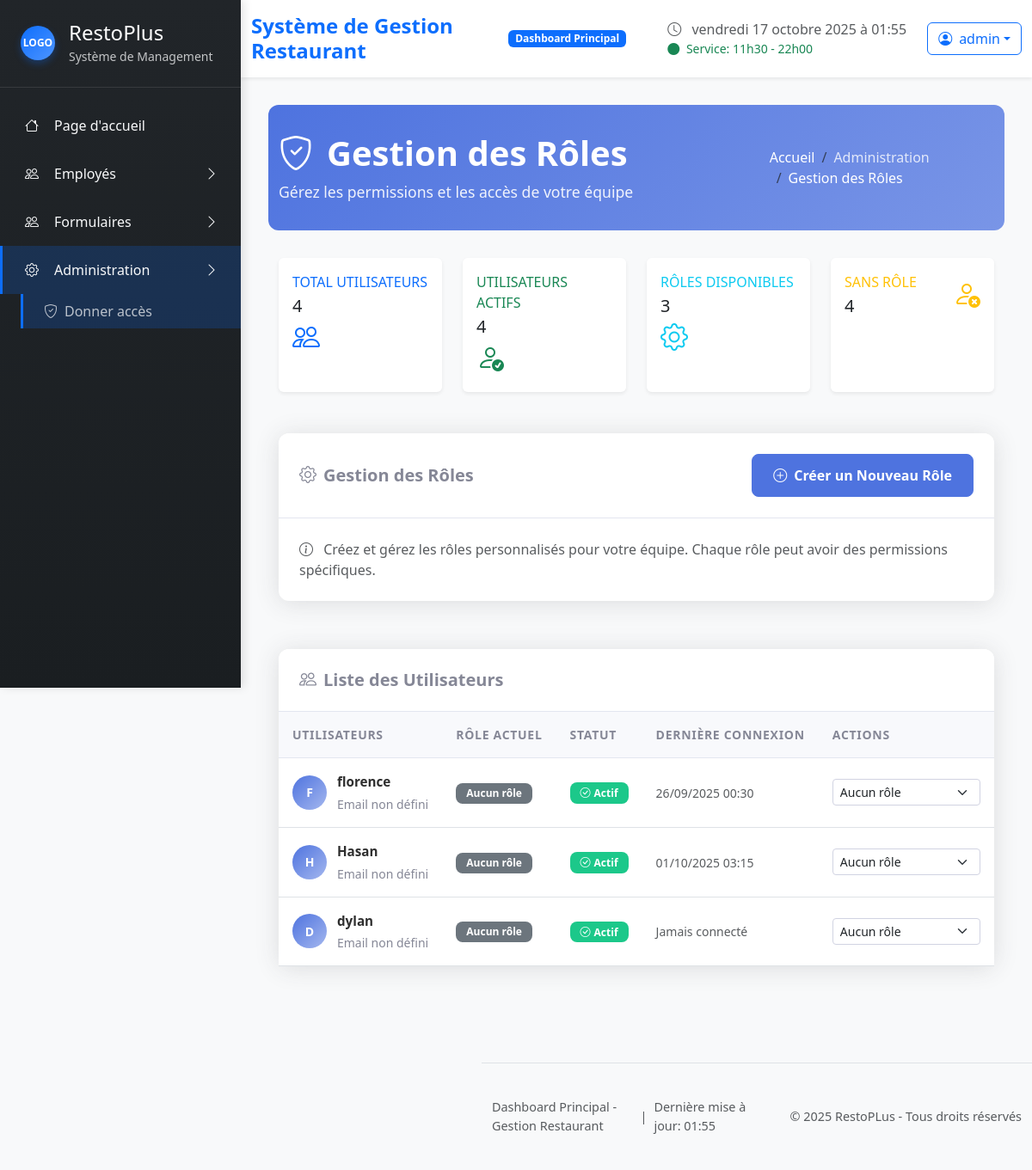
Page /admin-dashboard/ (signed in) on the earlier database version.
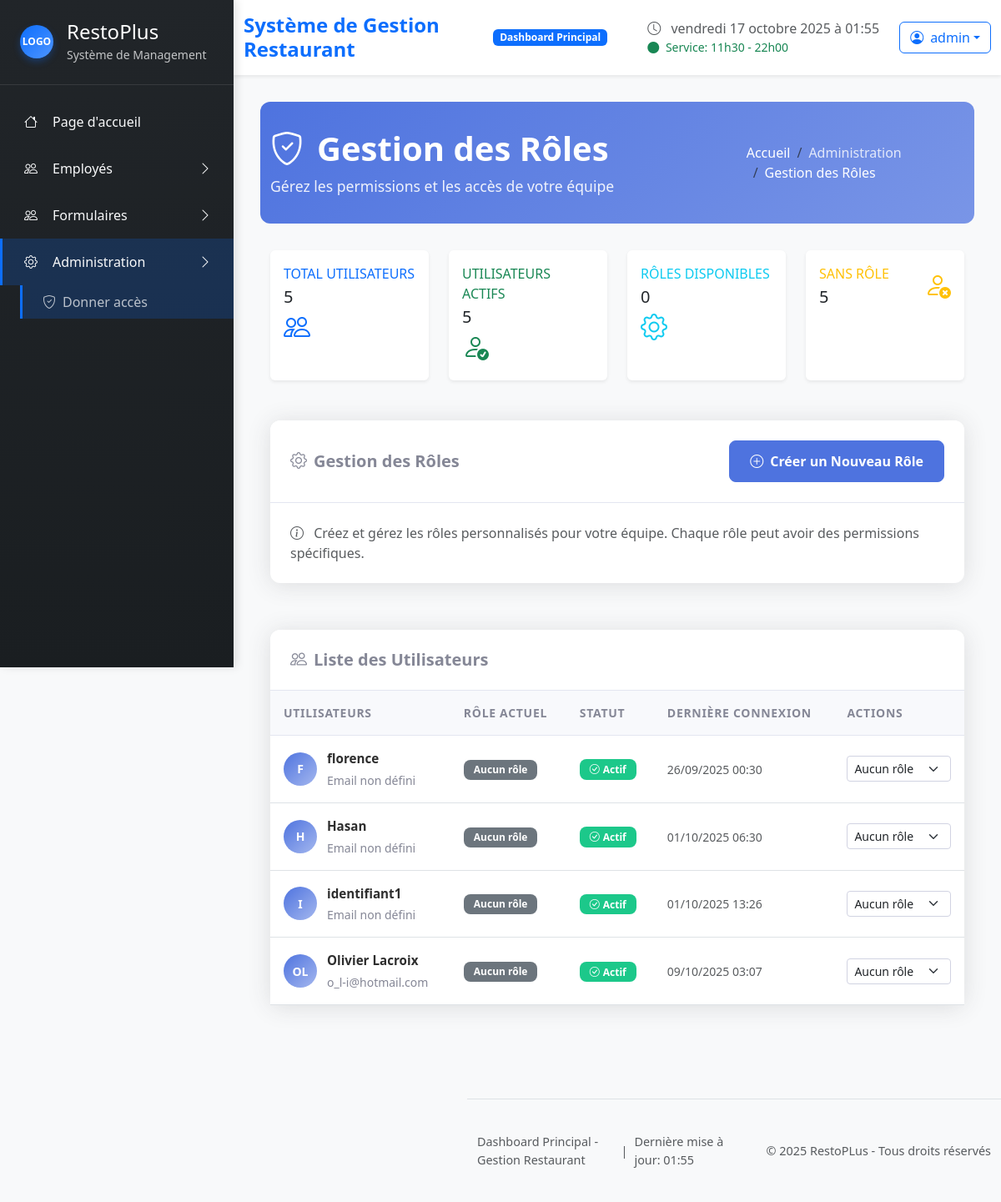
Same page on the later database version.
### restoplus/models.py (models this page shows, shortened)
class User(AbstractUser):
    class AvailabilityStatus(models.TextChoices):
        NOT_FILLED = "not_filled", "Non remplie"
        PENDING    = "pending",    "En attente"
        FILLED     = "filled",     "Remplie"
    availability_status = models.CharField(
        max_length=20,
        choices=AvailabilityStatus.choices,
        default=AvailabilityStatus.NOT_FILLED,
        verbose_name="Statut des disponibilités"
        )
    first_name = models.CharField(max_length=150, blank=True, verbose_name="Prénom")
    last_name = models.CharField(max_length=150, blank=True, verbose_name="Nom de famille")
    email = models.EmailField(blank=True, verbose_name="Courriel")
    is_manager = models.BooleanField(default=False)
    role = models.ForeignKey(Role, on_delete=models.SET_NULL, null=True, blank=True)
    def has_permission(self, permission):
        if self.is_superuser:
            return True
        if not self.role:
            return False
        return getattr(self.role, permission, False)
    def can_manage_employees(self):
        if self.is_superuser:
            return True
        return self.has_permission('can_manage_users')

### restoplus/views.py (the view)
# urls.py: path('admin-dashboard/', views.admin_dashboard, name='admin_dashboard'),
def admin_dashboard(request):
    if not request.user.has_permission('can_manage_users'):
        messages.error(request, "Vous n'avez pas les permissions d'accéder à cette page")
        return redirect('no_access')
    users = User.objects.exclude(id=request.user.id).select_related('role')
    all_users = User.objects.all().select_related('role')  # Pour les statistiques générales
    roles = Role.objects.all()
    users_without_role = all_users.filter(role__isnull=True)
    active_users = all_users.filter(is_active=True)
    context = {
    'title': 'Tableau de bord administrateur',
    'users' : users,  # Utilisateurs sans l'utilisateur connecté
    'roles' : roles,
    'users_without_role_count': users_without_role.count(),
    'active_users_count': active_users.count(),
    'total_users_count': all_users.count(),  # Nombre total pour les statistiques
    }
    return render(request, "restoplus/admin_dashboard.html", context)

### restoplus/templates/restoplus/admin_dashboard.html (shortened to what the changed rows need)
{% extends "restoplus/base.html" %}
{% load static %}
{% block content %}
<div class="admin-dashboard">
  <div class="admin-dashboard__header">
    <div class="container-fluid">
      <div class="row align-items-center">
        <div class="col-md-8">
          <h1><i class="bi bi-shield-check me-3"></i>Gestion des Rôles</h1>
        </div>
      </div>
    </div>
  </div>
  <div class="container-fluid">
    <div class="row mb-4">
      <div class="col-xl-3 col-md-6 mb-4">
        <div class="card border-0 shadow-sm h-100">
          <div class="card-body">
            <div class="row no-gutters align-items-center">
              <div class="col mr-2">
                <div class="text-xs font-weight-bold text-primary text-uppercase mb-1">Total Utilisateurs</div>
                <div class="h5 mb-0 font-weight-bold text-gray-800">{{ total_users_count }}</div>
              </div>
            </div>
          </div>
        </div>
      </div>
      <div class="col-xl-3 col-md-6 mb-4">
        <div class="card border-0 shadow-sm h-100">
          <div class="card-body">
            <div class="row no-gutters align-items-center">
              <div class="col mr-2">
                <div class="text-xs font-weight-bold text-success text-uppercase mb-1">Utilisateurs Actifs</div>
                <div class="h5 mb-0 font-weight-bold text-gray-800">{{ active_users_count }}</div>
              </div>
            </div>
          </div>
        </div>
      </div>
      <div class="col-xl-3 col-md-6 mb-4">
        <div class="card border-0 shadow-sm h-100">
          <div class="card-body">
            <div class="row no-gutters align-items-center">
              <div class="col mr-2">
                <div class="text-xs font-weight-bold text-info text-uppercase mb-1">Rôles Disponibles</div>
                <div class="h5 mb-0 font-weight-bold text-gray-800">{{ roles|length }}</div>
              </div>
            </div>
          </div>
        </div>
      </div>
      <div class="col-xl-3 col-md-6 mb-4">
        <div class="card border-0 shadow-sm h-100">
          <div class="card-body">
            <div class="row no-gutters align-items-center">
              <div class="col mr-2">
                <div class="text-xs font-weight-bold text-warning text-uppercase mb-1">Sans Rôle</div>
                <div class="h5 mb-0 font-weight-bold text-gray-800">{{ users_without_role_count }}</div>
              </div>
            </div>
          </div>
        </div>
      </div>
    </div>
    <div class="admin-dashboard__card">
      <div class="card-body p-0">
        {% if users %}
        <div class="table-responsive">
          <table class="table admin-dashboard__table">
            <thead>
              <tr>
                <th>Utilisateurs</th>
                <th>Rôle Actuel</th>
                <th>Statut</th>
                <th>Dernière Connexion</th>
                <th>Actions</th>
              </tr>
            </thead>
            <tbody>
              {% for user in users %}
              <tr>
                <td>
                  <div class="user-info">
                    <div class="user-avatar">
                      {{ user.first_name|first|default:user.username|first }}{{ user.last_name|first|default:"" }}
                    </div>
                    <div class="user-details">
                      <div class="user-name">{{ user.get_full_name|default:user.username }}</div>
                      <div class="user-email">{{ user.email|default:"Email non défini" }}</div>
                    </div>
                  </div>
                </td>
                <td>
                  {% if user.role %}
                    <span class="badge bg-primary">
                      {{ user.role.name }}
                    </span>
                  {% else %}
                    <span class="badge admin-dashboard__badge--no-role">Aucun rôle</span>
                  {% endif %}
                </td>
                <td>
                  {% if user.is_active %}
                    <span class="badge admin-dashboard__badge--active">
                      <i class="bi bi-check-circle me-1"></i>Actif
                    </span>
                  {% else %}
                    <span class="badge admin-dashboard__badge--inactive">
                      <i class="bi bi-x-circle me-1"></i>Inactif
                    </span>
                  {% endif %}
                </td>
                <td>
                  <small class="text-muted">
                    {% if user.last_login %}
                      {{ user.last_login|date:"d/m/Y H:i" }}
                    {% else %}
                      Jamais connecté
                    {% endif %}
                  </small>
                </td>
                <td>
                  <div class="admin-dashboard__role-selector">
                    <form method="POST" action="{% url 'manage_user_role' user.id %}" class="d-inline">
                      <select name="role_id" class="form-select form-select-sm" onchange="this.form.submit()">
                        <option value="">Aucun rôle</option>
                      </select>
                    </form>
                  </div>
                </td>
              </tr>
              {% endfor %}
            </tbody>
          </table>
        </div>
        {% endif %}
      </div>
    </div>
  </div>
</div>
{% endblock %}

Differences in the rows shown:
removed User: first_name|first "D", get_full_name "dylan", email "Email non défini", shows "Aucun rôle", is_active True (drawn), shows "Jamais connecté"
changed User "Hasan": last_login "01/10/2025 03:15" → "01/10/2025 06:30"
added User: first_name|first "I", get_full_name "identifiant1", email "Email non défini", shows "Aucun rôle", is_active True (drawn), last_login "01/10/2025 13:26"
added User: first_name|first "O", last_name|first "L", get_full_name "Olivier Lacroix", email "o_l-i@hotmail.com", shows "Aucun rôle", is_active True (drawn), last_login "09/10/2025 03:07"
Other differences:
{{ total_users_count }}: "4" → "5"
{{ active_users_count }}: "4" → "5"
{{ roles|length }}: "3" → "0"
{{ users_without_role_count }}: "4" → "5"
